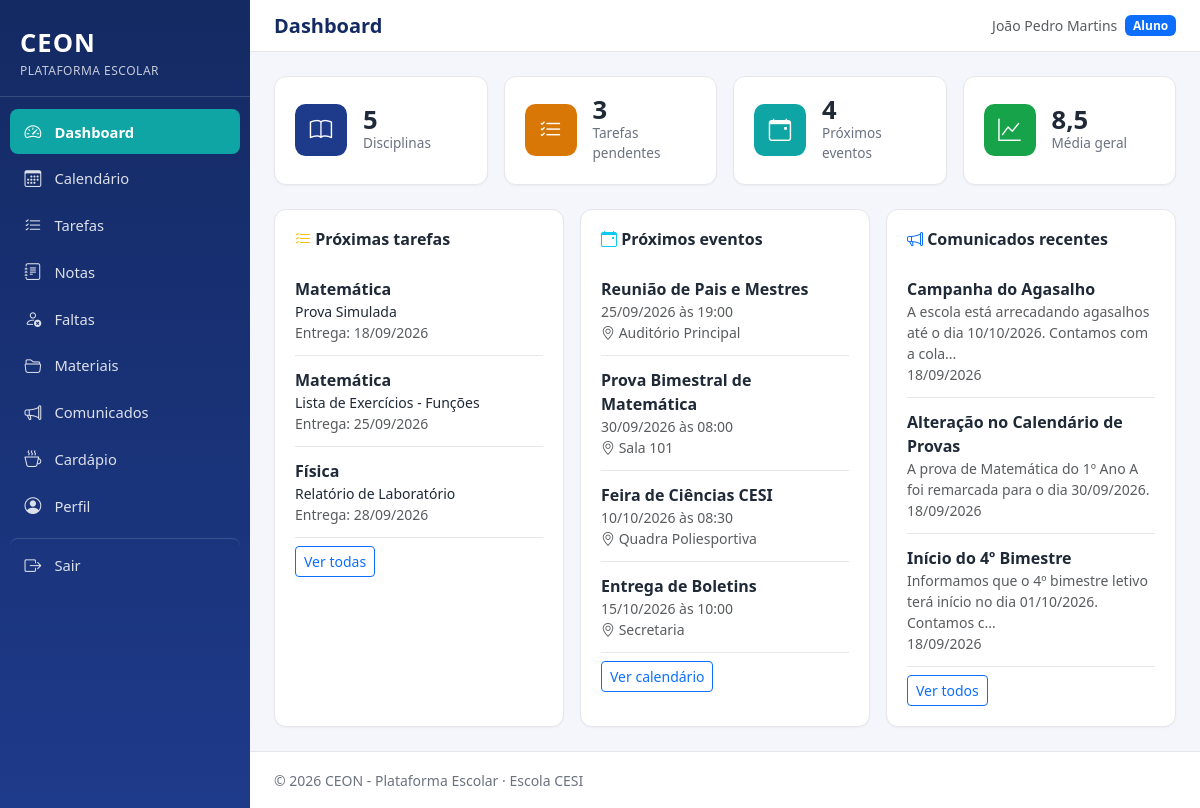
Page /aluno/dashboard.php (signed in) on the committed database.
### tables this page shows
CREATE TABLE tarefas (
    id INT AUTO_INCREMENT PRIMARY KEY,
    disciplina_id INT NOT NULL,
    turma_id INT NOT NULL,
    professor_id INT NOT NULL,
    titulo VARCHAR(150) NOT NULL,
    descricao TEXT NULL,
    data_entrega DATE NOT NULL,
    CONSTRAINT fk_tarefas_disciplina FOREIGN KEY (disciplina_id) REFERENCES disciplinas(id) ON DELETE CASCADE,
    CONSTRAINT fk_tarefas_turma FOREIGN KEY (turma_id) REFERENCES turmas(id) ON DELETE CASCADE,
    CONSTRAINT fk_tarefas_professor FOREIGN KEY (professor_id) REFERENCES professores(id) ON DELETE CASCADE,
    INDEX idx_tarefas_entrega (data_entrega)
);

CREATE TABLE disciplinas (
    id INT AUTO_INCREMENT PRIMARY KEY,
    nome VARCHAR(100) NOT NULL,
    descricao TEXT NULL
);

CREATE TABLE eventos (
    id INT AUTO_INCREMENT PRIMARY KEY,
    titulo VARCHAR(150) NOT NULL,
    descricao TEXT NULL,
    data DATE NOT NULL,
    hora TIME NULL,
    local VARCHAR(150) NULL,
    publico_alvo ENUM('todos', 'alunos', 'professores', 'turma') NOT NULL DEFAULT 'todos',
    turma_id INT NULL,
    criado_por INT NOT NULL,
    CONSTRAINT fk_eventos_turma FOREIGN KEY (turma_id) REFERENCES turmas(id) ON DELETE CASCADE,
    CONSTRAINT fk_eventos_autor FOREIGN KEY (criado_por) REFERENCES usuarios(id) ON DELETE CASCADE,
    INDEX idx_eventos_data (data)
);

CREATE TABLE comunicados (
    id INT AUTO_INCREMENT PRIMARY KEY,
    titulo VARCHAR(150) NOT NULL,
    mensagem TEXT NOT NULL,
    data_publicacao DATETIME NOT NULL DEFAULT CURRENT_TIMESTAMP,
    publico_alvo ENUM('todos', 'alunos', 'professores', 'turma') NOT NULL DEFAULT 'todos',
    turma_id INT NULL,
    autor_id INT NOT NULL,
    CONSTRAINT fk_comunicados_turma FOREIGN KEY (turma_id) REFERENCES turmas(id) ON DELETE CASCADE,
    CONSTRAINT fk_comunicados_autor FOREIGN KEY (autor_id) REFERENCES usuarios(id) ON DELETE CASCADE,
    INDEX idx_comunicados_data (data_publicacao)
);

### includes/functions.php (called while the page is built, shortened)
<?php
function e(?string $valor): string
{
    return htmlspecialchars($valor ?? '', ENT_QUOTES, 'UTF-8');
}
function formatarData(?string $dataSql): string
{
    $dt = DateTime::createFromFormat('Y-m-d', substr($dataSql, 0, 10));
    return $dt ? $dt->format('d/m/Y') : '-';
}
function formatarHora(?string $horaSql): string
{
    return substr($horaSql, 0, 5);
}
function calcularMediaPonderada(array $notas): float
{
    $somaValores = 0.0;
    $somaPesos = 0.0;
    foreach ($notas as $nota) {
        $somaValores += ((float) $nota['valor']) * ((float) $nota['peso']);
        $somaPesos += (float) $nota['peso'];
    }
    return $somaPesos > 0 ? round($somaValores / $somaPesos, 2) : 0.0;
}

### aluno/dashboard.php (the view, shortened to what this page needs)
<?php
require_once __DIR__ . '/../includes/functions.php';
$pdo = getConexao();
$alunoId = idPerfilLogado();
$stmt = $pdo->prepare('SELECT a.turma_id, t.nome AS turma_nome FROM alunos a JOIN turmas t ON t.id = a.turma_id WHERE a.id = ?');
$stmt->execute([$alunoId]);
$aluno = $stmt->fetch();
$turmaId = $aluno['turma_id'];
$totalDisciplinas = (int) $pdo->query('SELECT COUNT(*) AS c FROM disciplinas')->fetch()['c'];
$stmt = $pdo->prepare("
    SELECT COUNT(*) AS c FROM tarefas t
    WHERE t.turma_id = ?
    AND t.data_entrega >= CURDATE()
    AND t.id NOT IN (SELECT tarefa_id FROM tarefas_concluidas WHERE aluno_id = ?)
");
$stmt->execute([$turmaId, $alunoId]);
$tarefasPendentes = (int) $stmt->fetch()['c'];
$stmt = $pdo->prepare("
    SELECT * FROM eventos
    WHERE data >= CURDATE()
    AND (publico_alvo = 'todos' OR publico_alvo = 'alunos' OR (publico_alvo = 'turma' AND turma_id = ?))
    ORDER BY data ASC, hora ASC
    LIMIT 5
");
$stmt->execute([$turmaId]);
$proximosEventos = $stmt->fetchAll();
$stmt = $pdo->prepare("
    SELECT COUNT(*) AS c FROM eventos
    WHERE data >= CURDATE()
    AND (publico_alvo = 'todos' OR publico_alvo = 'alunos' OR (publico_alvo = 'turma' AND turma_id = ?))
");
$stmt->execute([$turmaId]);
$totalEventosProximos = (int) $stmt->fetch()['c'];
$stmt = $pdo->prepare("
    SELECT * FROM comunicados
    WHERE (publico_alvo = 'todos' OR publico_alvo = 'alunos' OR (publico_alvo = 'turma' AND turma_id = ?))
    ORDER BY data_publicacao DESC
    LIMIT 5
");
$stmt->execute([$turmaId]);
$comunicadosRecentes = $stmt->fetchAll();
$stmt = $pdo->prepare('SELECT valor, peso FROM notas WHERE aluno_id = ?');
$stmt->execute([$alunoId]);
$todasNotas = $stmt->fetchAll();
$mediaGeral = calcularMediaPonderada($todasNotas);
$stmt = $pdo->prepare("
    SELECT tar.*, d.nome AS disciplina_nome, u.nome AS professor_nome,
           (tc.id IS NOT NULL) AS concluida
    FROM tarefas tar
    JOIN disciplinas d ON d.id = tar.disciplina_id
    JOIN professores p ON p.id = tar.professor_id
    JOIN usuarios u ON u.id = p.usuario_id
    LEFT JOIN tarefas_concluidas tc ON tc.tarefa_id = tar.id AND tc.aluno_id = ?
    WHERE tar.turma_id = ? AND tar.data_entrega >= CURDATE()
    ORDER BY tar.data_entrega ASC
    LIMIT 5
");
$stmt->execute([$alunoId, $turmaId]);
$proximasTarefas = $stmt->fetchAll();
require_once __DIR__ . '/../includes/header.php';
?>
<div class="row g-3 mb-4">
    <div class="col-sm-6 col-lg-3">
        <div class="ceon-card ceon-stat-card">
            <div class="ceon-stat-icon" style="background:#1e3a8a;"><i class="bi bi-book"></i></div>
            <div>
                <div class="ceon-stat-value"><?= $totalDisciplinas ?></div>
                <div class="ceon-stat-label">Disciplinas</div>
            </div>
        </div>
    </div>
    <div class="col-sm-6 col-lg-3">
        <div class="ceon-card ceon-stat-card">
            <div class="ceon-stat-icon" style="background:#d97706;"><i class="bi bi-list-check"></i></div>
            <div>
                <div class="ceon-stat-value"><?= $tarefasPendentes ?></div>
                <div class="ceon-stat-label">Tarefas pendentes</div>
            </div>
        </div>
    </div>
    <div class="col-sm-6 col-lg-3">
        <div class="ceon-card ceon-stat-card">
            <div class="ceon-stat-icon" style="background:#0ea5a4;"><i class="bi bi-calendar-event"></i></div>
            <div>
                <div class="ceon-stat-value"><?= $totalEventosProximos ?></div>
                <div class="ceon-stat-label">Próximos eventos</div>
            </div>
        </div>
    </div>
    <div class="col-sm-6 col-lg-3">
        <div class="ceon-card ceon-stat-card">
            <div class="ceon-stat-icon" style="background:#16a34a;"><i class="bi bi-graph-up"></i></div>
            <div>
                <div class="ceon-stat-value"><?= number_format($mediaGeral, 1, ',', '.') ?></div>
                <div class="ceon-stat-label">Média geral</div>
            </div>
        </div>
    </div>
</div>
<div class="row g-3">
    <div class="col-lg-4">
        <div class="ceon-card">
            <h2 class="h6 fw-bold mb-3"><i class="bi bi-list-check text-warning"></i> Próximas tarefas</h2>
            <?php if (empty($proximasTarefas)): ?>
                <p class="text-muted small mb-0">Nenhuma tarefa pendente no momento.</p>
            <?php else: ?>
                <?php foreach ($proximasTarefas as $tarefa): ?>
                    <div class="ceon-list-item">
                        <div class="fw-semibold"><?= e($tarefa['disciplina_nome']) ?></div>
                        <div class="small"><?= e($tarefa['titulo']) ?></div>
                        <div class="small text-muted">Entrega: <?= formatarData($tarefa['data_entrega']) ?></div>
                    </div>
                <?php endforeach; ?>
            <?php endif; ?>
            <a href="tarefas.php" class="btn btn-sm btn-outline-primary mt-2">Ver todas</a>
        </div>
    </div>
    <div class="col-lg-4">
        <div class="ceon-card">
            <h2 class="h6 fw-bold mb-3"><i class="bi bi-calendar-event text-info"></i> Próximos eventos</h2>
            <?php if (empty($proximosEventos)): ?>
                <p class="text-muted small mb-0">Nenhum evento agendado.</p>
            <?php else: ?>
                <?php foreach ($proximosEventos as $evento): ?>
                    <div class="ceon-list-item">
                        <div class="fw-semibold"><?= e($evento['titulo']) ?></div>
                        <div class="small text-muted"><?= formatarData($evento['data']) ?> <?= $evento['hora'] ? 'às ' . formatarHora($evento['hora']) : '' ?></div>
                        <?php if ($evento['local']): ?><div class="small text-muted"><i class="bi bi-geo-alt"></i> <?= e($evento['local']) ?></div><?php endif; ?>
                    </div>
                <?php endforeach; ?>
            <?php endif; ?>
            <a href="calendario.php" class="btn btn-sm btn-outline-primary mt-2">Ver calendário</a>
        </div>
    </div>
    <div class="col-lg-4">
        <div class="ceon-card">
            <h2 class="h6 fw-bold mb-3"><i class="bi bi-megaphone text-primary"></i> Comunicados recentes</h2>
            <?php if (empty($comunicadosRecentes)): ?>
                <p class="text-muted small mb-0">Nenhum comunicado publicado.</p>
            <?php else: ?>
                <?php foreach ($comunicadosRecentes as $com): ?>
                    <div class="ceon-list-item">
                        <div class="fw-semibold"><?= e($com['titulo']) ?></div>
                        <div class="small text-muted"><?= e(mb_strimwidth($com['mensagem'], 0, 80, '...')) ?></div>
                        <div class="small text-muted"><?= formatarData(substr($com['data_publicacao'], 0, 10)) ?></div>
                    </div>
                <?php endforeach; ?>
            <?php endif; ?>
            <a href="comunicados.php" class="btn btn-sm btn-outline-primary mt-2">Ver todos</a>
        </div>
    </div>
</div>
<?php require_once __DIR__ . '/../includes/footer.php'; ?>

### assets/css/style.css (style rules this page uses)
:root { --ceon-primary: #1e3a8a; --ceon-primary-light: #2f52b0; --ceon-primary-dark: #142a63; --ceon-accent: #0ea5a4; --ceon-bg: #f4f6fb; --ceon-card-bg: #ffffff; --ceon-text: #1f2937; --ceon-text-muted: #6b7280; --ceon-border: #e5e7eb; --ceon-sidebar-width: 250px; --ceon-danger: #dc2626; --ceon-warning: #d97706; --ceon-success: #16a34a; }
* { box-sizing: border-box; }
body { background-color: var(--ceon-bg); color: var(--ceon-text); font-family: 'Segoe UI', Roboto, Helvetica, Arial, sans-serif; margin: 0; }
a { text-decoration: none; }
.ceon-card { background: var(--ceon-card-bg); border: 1px solid var(--ceon-border); border-radius: .75rem; padding: 1.25rem; height: 100%; box-shadow: 0 1px 2px rgba(16,24,40,.04); }
.ceon-stat-card { display: flex; align-items: center; gap: 1rem; }
.ceon-stat-icon { width: 52px; height: 52px; border-radius: .65rem; display: flex; align-items: center; justify-content: center; font-size: 1.4rem; color: #fff; background: var(--ceon-primary); flex-shrink: 0; }
.ceon-stat-value { font-size: 1.6rem; font-weight: 700; line-height: 1; }
.ceon-stat-label { color: var(--ceon-text-muted); font-size: .85rem; }
.ceon-list-item { padding: .75rem 0; border-bottom: 1px solid var(--ceon-border); }

### rows in the picture
tarefas: disciplina.nome "Matemática", titulo "Prova Simulada", data_entrega "18/09/2026"
tarefas: disciplina.nome "Matemática", titulo "Lista de Exercícios - Funções", data_entrega "25/09/2026"
tarefas: disciplina.nome "Física", titulo "Relatório de Laboratório", data_entrega "28/09/2026"
eventos: titulo "Reunião de Pais e Mestres", data "25/09/2026", hora "19:00", local "Auditório Principal"
eventos: titulo "Prova Bimestral de Matemática", data "30/09/2026", hora "08:00", local "Sala 101"
eventos: titulo "Feira de Ciências CESI", data "10/10/2026", hora "08:30", local "Quadra Poliesportiva"
eventos: titulo "Entrega de Boletins", data "15/10/2026", hora "10:00", local "Secretaria"
comunicados: titulo "Campanha do Agasalho", mensagem "A escola está arrecadando agasalhos até o dia 10/10/2026. Contamos com a cola...", data_publicacao "18/09/2026"
comunicados: titulo "Alteração no Calendário de Provas", mensagem "A prova de Matemática do 1º Ano A foi remarcada para o dia 30/09/2026.", data_publicacao "18/09/2026"
comunicados: titulo "Início do 4º Bimestre", mensagem "Informamos que o 4º bimestre letivo terá início no dia 01/10/2026. Contamos c...", data_publicacao "18/09/2026"

### other values in the picture
$rotulo "Dashboard"
$rotulo "Calendário"
$rotulo "Tarefas"
$rotulo "Notas"
$rotulo "Faltas"
$rotulo "Materiais"
$rotulo "Comunicados"
$rotulo "Cardápio"
$rotulo "Perfil"
$tituloPagina "Dashboard"
$_SESSION['nome'] "João Pedro Martins"
rotuloTipoUsuario($_SESSION['tipo_usuario'] ?? '') "Aluno"
$totalDisciplinas "5"
$tarefasPendentes "3"
$totalEventosProximos "4"
